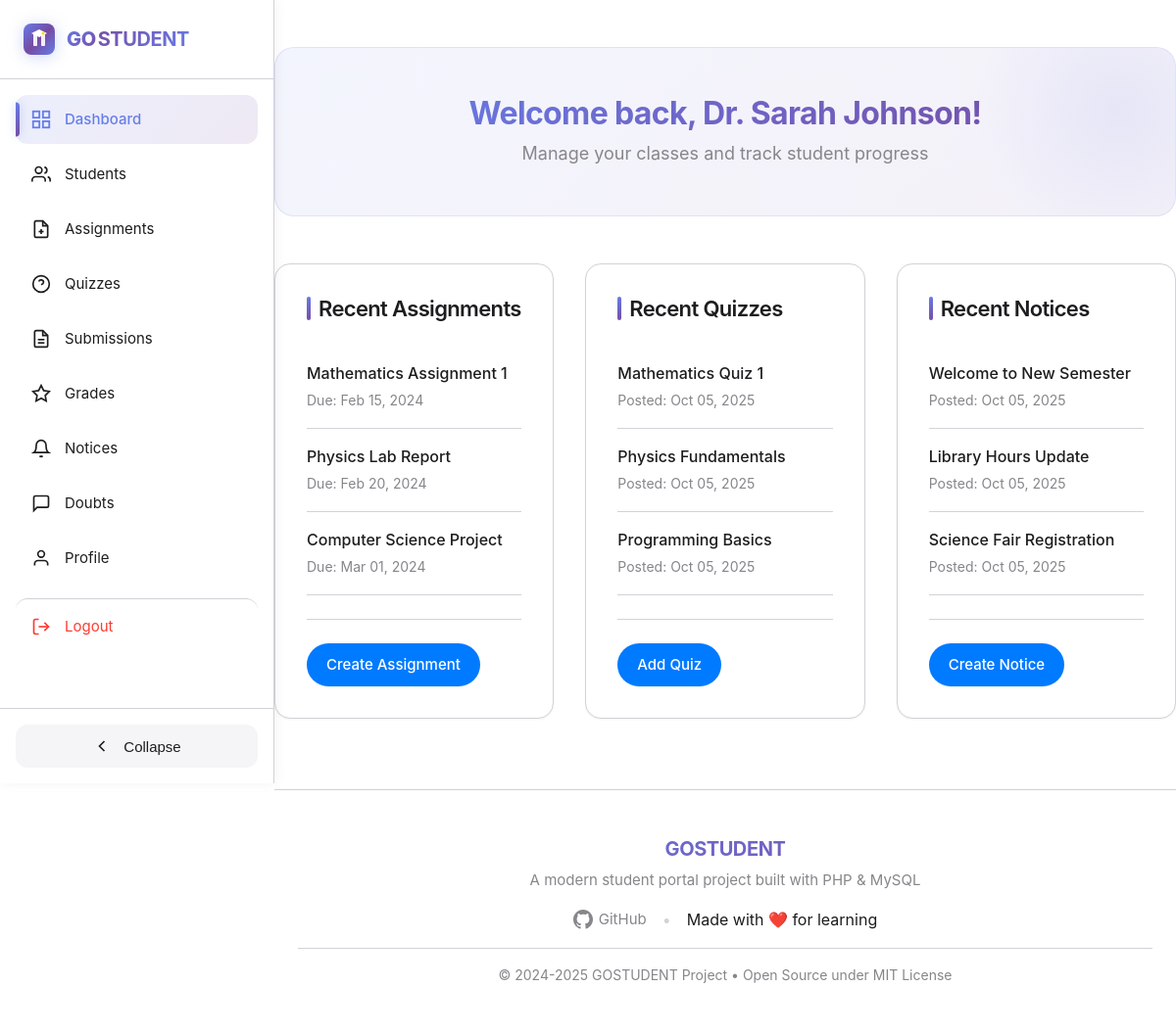
The app's page /pages/teacher/dashboard.php (signed in) with its own data.
### tables this page shows
CREATE TABLE `users` (
  `id` int(11) NOT NULL,
  `username` varchar(50) NOT NULL,
  `password` varchar(255) NOT NULL,
  `role` enum('student','teacher') NOT NULL,
  `name` varchar(100) NOT NULL,
  `email` varchar(100) NOT NULL,
  `phone` varchar(20) DEFAULT NULL,
  `address` text DEFAULT NULL,
  `dob` date DEFAULT NULL,
  `profile_picture` varchar(255) DEFAULT NULL,
  `created_at` timestamp NOT NULL DEFAULT current_timestamp(),
  `updated_at` timestamp NOT NULL DEFAULT current_timestamp() ON UPDATE current_timestamp()
);

CREATE TABLE `assignments` (
  `id` int(11) NOT NULL,
  `title` varchar(255) NOT NULL,
  `description` text DEFAULT NULL,
  `due_date` date NOT NULL,
  `teacher_id` int(11) NOT NULL,
  `file_path` varchar(255) DEFAULT NULL,
  `created_at` timestamp NOT NULL DEFAULT current_timestamp(),
  `updated_at` timestamp NOT NULL DEFAULT current_timestamp() ON UPDATE current_timestamp()
);

CREATE TABLE `quizzes` (
  `id` int(11) NOT NULL,
  `title` varchar(255) NOT NULL,
  `teacher_id` int(11) NOT NULL,
  `created_at` timestamp NOT NULL DEFAULT current_timestamp(),
  `updated_at` timestamp NOT NULL DEFAULT current_timestamp() ON UPDATE current_timestamp()
);

CREATE TABLE `notices` (
  `id` int(11) NOT NULL,
  `title` varchar(255) NOT NULL,
  `content` text NOT NULL,
  `image_path` varchar(255) DEFAULT NULL,
  `teacher_id` int(11) NOT NULL,
  `created_at` timestamp NOT NULL DEFAULT current_timestamp(),
  `updated_at` timestamp NOT NULL DEFAULT current_timestamp() ON UPDATE current_timestamp()
);

### pages/teacher/dashboard.php (the view, shortened to what this page needs)
<?php
require_once '../../includes/header.php';
$stmt = $pdo->prepare("SELECT name FROM users WHERE id = ?");
$stmt->execute([$_SESSION['user_id']]);
$user = $stmt->fetch();
?>
<div class="welcome-banner">
    <h1>Welcome back, <?php echo htmlspecialchars($user['name']); ?>!</h1>
    <p>Manage your classes and track student progress</p>
</div>
<div class="row">
    <div class="col col-4">
        <div class="card">
            <div class="card-content">
                <h3 class="card-title">Recent Assignments</h3>
                <?php
                $stmt = $pdo->prepare("SELECT * FROM assignments WHERE teacher_id = ? ORDER BY created_at DESC LIMIT 5");
                $stmt->execute([$_SESSION['user_id']]);
                $assignments = $stmt->fetchAll();
                if ($assignments): ?>
                    <div style="margin-top: var(--spacing-md);">
                        <?php foreach ($assignments as $row): ?>
                            <div style="padding: var(--spacing-md) 0; border-bottom: 1px solid var(--color-border);">
                                <div class="font-semibold"><?php echo htmlspecialchars($row['title']); ?></div>
                                <div class="text-muted" style="font-size: 0.875rem; margin-top: var(--spacing-xs);">
                                    Due: <?php echo date('M d, Y', strtotime($row['due_date'])); ?>
                                </div>
                            </div>
                        <?php endforeach; ?>
                    </div>
                <?php else: ?>
                    <p class="text-muted">No assignments created yet</p>
                <?php endif; ?>
            </div>
            <div class="card-action">
                <a href="create_assignment.php" class="btn btn-primary">Create Assignment</a>
            </div>
        </div>
    </div>
    <div class="col col-4">
        <div class="card">
            <div class="card-content">
                <h3 class="card-title">Recent Quizzes</h3>
                <?php
                $stmt = $pdo->prepare("SELECT * FROM quizzes WHERE teacher_id = ? ORDER BY created_at DESC LIMIT 5");
                $stmt->execute([$_SESSION['user_id']]);
                $quizzes = $stmt->fetchAll();
                if ($quizzes): ?>
                    <div style="margin-top: var(--spacing-md);">
                        <?php foreach ($quizzes as $row): ?>
                            <div style="padding: var(--spacing-md) 0; border-bottom: 1px solid var(--color-border);">
                                <div class="font-semibold"><?php echo htmlspecialchars($row['title']); ?></div>
                                <div class="text-muted" style="font-size: 0.875rem; margin-top: var(--spacing-xs);">
                                    Posted: <?php echo date('M d, Y', strtotime($row['created_at'])); ?>
                                </div>
                            </div>
                        <?php endforeach; ?>
                    </div>
                <?php else: ?>
                    <p class="text-muted">No quizzes created yet</p>
                <?php endif; ?>
            </div>
            <div class="card-action">
                <a href="add_quiz.php" class="btn btn-primary">Add Quiz</a>
            </div>
        </div>
    </div>
    <div class="col col-4">
        <div class="card">
            <div class="card-content">
                <h3 class="card-title">Recent Notices</h3>
                <?php
                $stmt = $pdo->prepare("SELECT * FROM notices WHERE teacher_id = ? ORDER BY created_at DESC LIMIT 5");
                $stmt->execute([$_SESSION['user_id']]);
                $notices = $stmt->fetchAll();
                if ($notices): ?>
                    <div style="margin-top: var(--spacing-md);">
                        <?php foreach ($notices as $row): ?>
                            <div style="padding: var(--spacing-md) 0; border-bottom: 1px solid var(--color-border);">
                                <div class="font-semibold"><?php echo htmlspecialchars($row['title']); ?></div>
                                <div class="text-muted" style="font-size: 0.875rem; margin-top: var(--spacing-xs);">
                                    Posted: <?php echo date('M d, Y', strtotime($row['created_at'])); ?>
                                </div>
                            </div>
                        <?php endforeach; ?>
                    </div>
                <?php else: ?>
                    <p class="text-muted">No notices posted yet</p>
                <?php endif; ?>
            </div>
            <div class="card-action">
                <a href="create_notice.php" class="btn btn-primary">Create Notice</a>
            </div>
        </div>
    </div>
</div>
<?php require_once '../../includes/footer.php'; ?>

### records on screen
users: name "Dr. Sarah Johnson"
assignments: title "Mathematics Assignment 1", due_date "Feb 15, 2024"
assignments: title "Physics Lab Report", due_date "Feb 20, 2024"
assignments: title "Computer Science Project", due_date "Mar 01, 2024"
quizzes: title "Mathematics Quiz 1", created_at "Oct 05, 2025"
quizzes: title "Physics Fundamentals", created_at "Oct 05, 2025"
quizzes: title "Programming Basics", created_at "Oct 05, 2025"
notices: title "Welcome to New Semester", created_at "Oct 05, 2025"
notices: title "Library Hours Update", created_at "Oct 05, 2025"
notices: title "Science Fair Registration", created_at "Oct 05, 2025"
